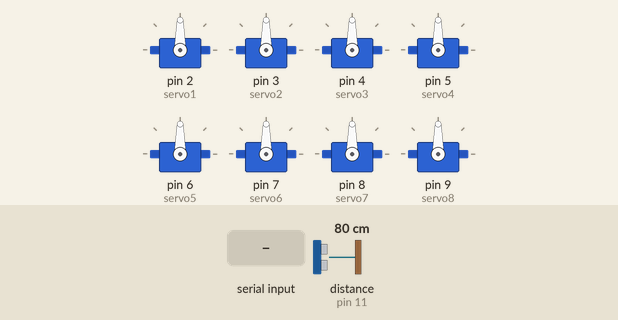
Simulated run of this sketch. Board: Arduino Uno, built with avr-gcc and run on an emulated ATmega328P. On the bench: 8 × servo. Wiring (inferred from the names in the program): ultrasonic range finder: trigger pin 10; echo pin 11. The inputs (shaded band) are chosen by the test bench; at power-on: distance to the obstacle (sensor on pin 11) 80 cm. The echo pulse lasts 58.3 µs per cm.

Above: at 1.2 s.
1.3 s: distance to the obstacle (sensor on pin 11) set to 24 cm
2.8 s: distance to the obstacle (sensor on pin 11) set to 20 cm
At 3.6 s:
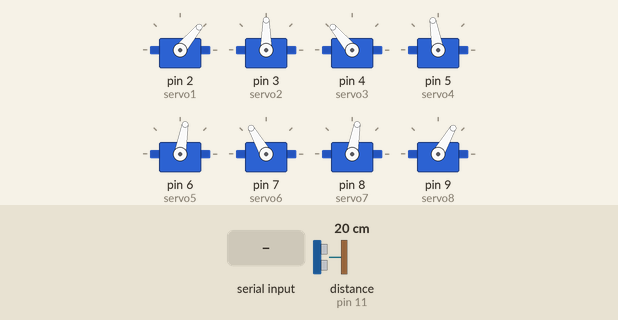
4.3 s: "1" received over Serial
At 4.6 s:
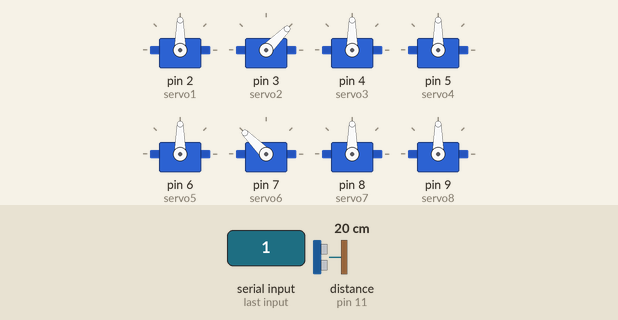
Timing chart, 0 to 7.3 s (numbered marks = the images above; inputs shaded):
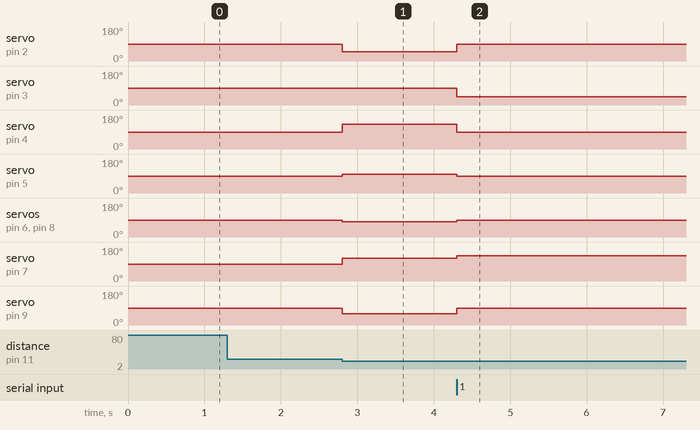

The sketch:

kopek_yardimcikod.ino
```cpp
#include <Servo.h>
char gelen_rakam;
unsigned int mesafe, sure;
const int trig = 10, echo = 11;

Servo servo1, servo2, servo3, servo4, servo5, servo6, servo7, servo8;
void setup() {
  for (int i = 2; i < 11; i++) {
    pinMode(i, OUTPUT);
  }
  pinMode(echo, INPUT);
  servo1.attach(2); servo2.attach(3); servo3.attach(4); servo4.attach(5);
  servo5.attach(6); servo6.attach(7); servo7.attach(8); servo8.attach(9);
  Serial.begin(9600);
}

void loop() {
  while (Serial.available() > 0) {
    gelen_rakam = Serial.read();

    while (true) {

      if (gelen_rakam == '1') {
        ileri();
        delay(150);
        ileri2();
      }
      if (gelen_rakam == '2') {
        servo2.write(45);
      }
      if (gelen_rakam == '3') {
        servo3.write(45);
      }
      if (gelen_rakam == '4') {
        servo4.write(45);
      }
      if (gelen_rakam == '5') {
        servo5.write(45);
      }
      if (gelen_rakam == '6') {
        servo6.write(45);
      }
      if (gelen_rakam == '7') {
        servo7.write(45);
      }
      if (gelen_rakam == '8') {
        servo8.write(45);
      }
      if (gelen_rakam == '9') {
        otur();
      }
      if (gelen_rakam == '0') {
        servo1.write(90);
        servo2.write(90);
        servo3.write(90);
        servo4.write(90);
        servo5.write(90);
        servo6.write(90);
        servo7.write(90);
        servo8.write(90);
      }
      else {
        for (int i = 2; i < 11; i++) {
          digitalWrite(i, LOW);
        }
      }
    }
  }
  digitalWrite(trig, 0); delayMicroseconds(2);
  digitalWrite(trig, 1); delayMicroseconds(10);
  digitalWrite(trig, 0);
  sure = pulseIn(echo, 1);
  mesafe = (sure / 2) / 29.1;
  if (mesafe <= 20 & mesafe >= 15) {
    otur();
  }
}

void otur() {
  servo2.write(90);
  servo1.write(50);
  servo4.write(100);
  servo3.write(130);
  servo6.write(120);
  servo8.write(60);
  servo5.write(80);
  servo7.write(80);
}
void ileri() {
  servo1.write(90);
  servo2.write(45);
  servo3.write(90);
  servo4.write(90);
  servo5.write(90);
  servo6.write(135);
  servo7.write(90);
  servo8.write(90);
}
void ileri2() {
  servo1.write(90);
  servo2.write(90);
  servo3.write(90);
  servo4.write(135);
  servo5.write(90);
  servo6.write(90);
  servo7.write(90);
  servo8.write(135);
}
void baslangic() {
  servo2.write(90);
  servo1.write(90);
  servo4.write(90);
  servo3.write(90);
  servo6.write(90);
  servo8.write(90);
  servo5.write(90);
  servo7.write(90);

}
```

Measured:
- the behaviour switches between 22 and 21 cm on distance to the obstacle (sensor on pin 11) (found by bisection; images 0 and 1)
- after the input at 1.3 s, every drawn part: stays the same
- after the input at 2.8 s, servo on pin 2 (servo1): 90° → 50° at once; servo on pin 4 (servo3): 90° → 130° at once; servo on pin 5 (servo4): 90° → 100° at once; servo on pin 6 (servo5), servo on pin 8 (servo7): 90° → 80° at once; servo on pin 7 (servo6): 90° → 120° at once
- after the input at 4.3 s, servo on pin 2 (servo1): 50° → 90° at once; servo on pin 3 (servo2): 90° → 45° at once; servo on pin 4 (servo3): 130° → 90° at once; servo on pin 5 (servo4): 100° → 90° at once; servo on pin 6 (servo5), servo on pin 8 (servo7): 80° → 90° at once
